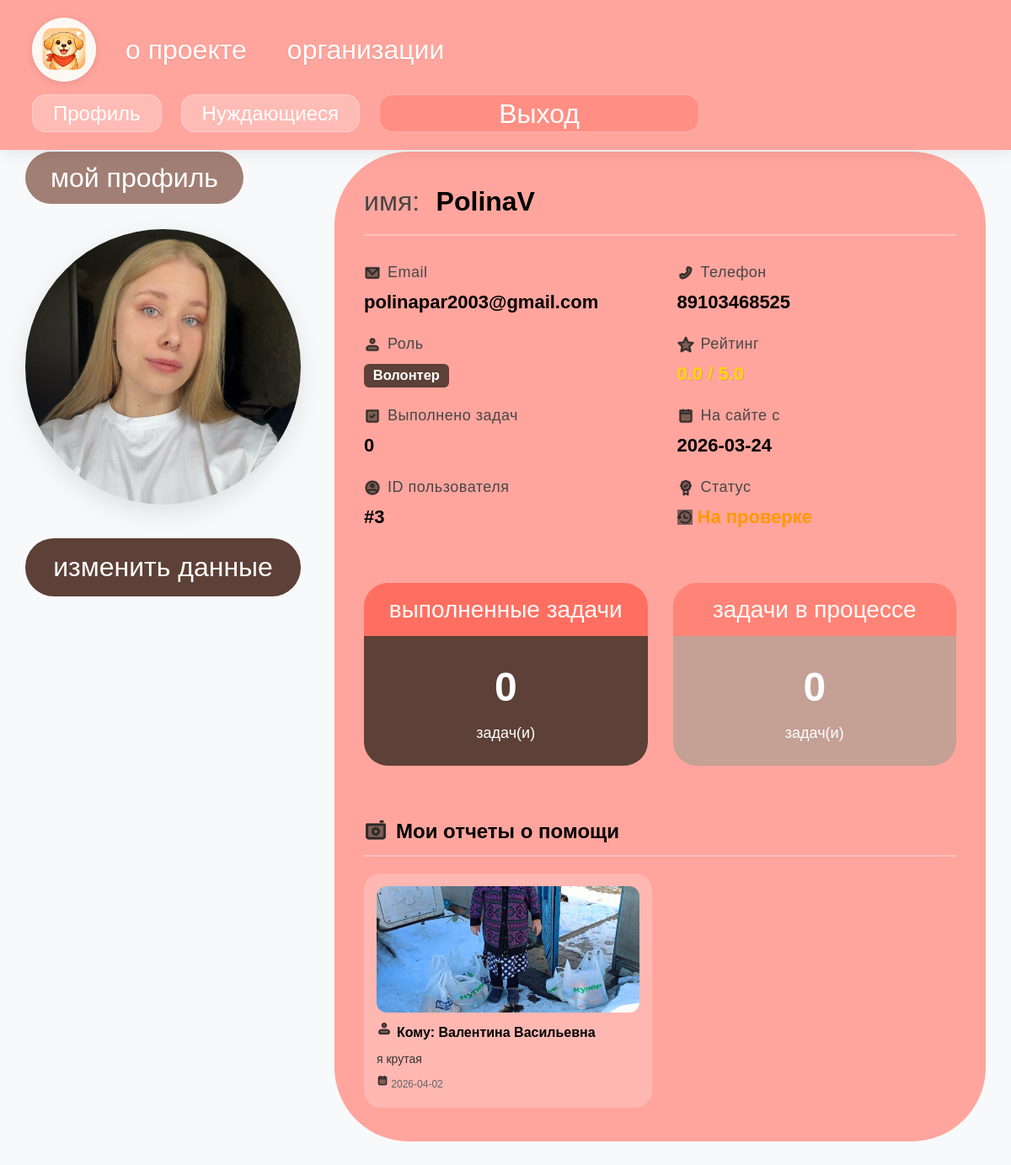
/dashboard (signed in), run on the app's committed database.
### tables this page shows
CREATE TABLE users (id INTEGER PRIMARY KEY AUTOINCREMENT UNIQUE NOT NULL, name TEXT NOT NULL, email TEXT UNIQUE NOT NULL, password TEXT UNIQUE NOT NULL, photo TEXT, role TEXT NOT NULL, is_verified INTEGER DEFAULT (0), rating REAL DEFAULT (0), completed_tasks INTEGER DEFAULT (0), organization_name TEXT, organization_description TEXT, created_at TEXT, last_login TEXT, phone TEXT UNIQUE);

CREATE TABLE reports (id INTEGER PRIMARY KEY AUTOINCREMENT UNIQUE NOT NULL, user_id INTEGER NOT NULL, needy_id INTEGER NOT NULL, photo TEXT NOT NULL, text TEXT NOT NULL, created_at TEXT NOT NULL, task_id INTEGER REFERENCES help_tasks (id), status TEXT DEFAULT pending, approved_at TEXT, approved_by INTEGER REFERENCES users (id), FOREIGN KEY (user_id) REFERENCES users (id), FOREIGN KEY (needy_id) REFERENCES needies (id));

CREATE TABLE needies (id INTEGER PRIMARY KEY AUTOINCREMENT UNIQUE NOT NULL, name TEXT NOT NULL, tag TEXT NOT NULL, photo TEXT NOT NULL, description TEXT, address TEXT, funds_collected REAL DEFAULT 0 NOT NULL, help_info TEXT NOT NULL, lat TEXT, lng TEXT, created_by INTEGER REFERENCES users (id), created_at TEXT, is_active INTEGER DEFAULT (1), urgency_level INTEGER DEFAULT (2), status TEXT DEFAULT pending, organization_id INTEGER REFERENCES users (id), goal INTEGER);

### app.py (the view, shortened to what this page needs)
@app.route('/dashboard')
def dashboard():
    if 'user_id' not in session:
        return redirect(url_for('login'))
    with sqlite3.connect(DB_NAME) as conn:
        c = conn.cursor()
        c.execute('''SELECT id, name, email, phone, role, photo, rating, completed_tasks,
                            created_at, is_verified, organization_description
                     FROM users WHERE id = ?''', (session['user_id'],))
        user_data = c.fetchone()
        if not user_data:
            session.clear()
            return redirect(url_for('login'))
        c.execute('''SELECT r.text, r.photo, r.created_at, n.name as needy_name
                     FROM reports r
                     JOIN needies n ON n.id = r.needy_id
                     WHERE r.user_id = ?
                     ORDER BY r.created_at DESC
                     LIMIT 10''', (session['user_id'],))
        reports_data = c.fetchall()
        reports = []
        for r in reports_data:
            reports.append({
                'text': r[0],
                'photo': r[1],
                'created_at': r[2],
                'needy_name': r[3]
            })
        c.execute('''SELECT id, title, description, status
                     FROM help_tasks
                     WHERE assigned_to = ? AND status IN ('pending', 'in_progress')
                     ORDER BY created_at DESC
                     LIMIT 5''', (session['user_id'],))
        tasks_data = c.fetchall()
        active_tasks = []
        in_progress_count = 0
        completed_tasks_count = user_data[7] if user_data[7] else 0
        user_rating = user_data[6] if user_data[6] else 0
        is_verified = user_data[9] if user_data[9] else 0
        return render_template('dashboard.html',
                               user_id=user_data[0],
                               user_name=user_data[1],
                               user_email=user_data[2],
                               user_phone=user_data[3],
                               user_role=user_data[4],
                               user_photo=user_data[5],
                               user_rating=user_rating,
                               completed_tasks=completed_tasks_count,
                               in_progress_tasks=in_progress_count,
                               created_at=user_data[8],
                               is_verified=is_verified,
                               organization_description=user_data[10] if len(user_data) > 10 else None,
                               reports=reports,
                               active_tasks=active_tasks)

### templates/dashboard.html (shortened to what this page needs)
{% extends "layout.html" %}
{% block content %}
<div class="profile-page">
    <div class="profile-container">
        <div class="profile-flex">
            <div class="profile-left">
                <div class="profile-title-badge">
                    <span>мой профиль</span>
                </div>
                <div class="profile-photo">
                    {% if user_photo %}
                        <img src="/{{ user_photo }}" alt="Фото профиля">
                    {% else %}
                        <img src="https://via.placeholder.com/327x327?text=Фото" alt="Фото профиля">
                    {% endif %}
                </div>
                <button class="edit-profile-btn" onclick="showEditModal()">
                    <span>изменить данные</span>
                </button>
            </div>
            <div class="profile-right">
                <div class="info-block">
                    <div class="user-name-header">
                        <span class="user-name-label">имя:</span>
                        <span class="user-name">{{ user_name }}</span>
                    </div>
                    <div class="info-grid">
                        <div class="info-item">
                            <span class="info-label"><img src="static/Email.png" alt="email"> Email</span>
                            <span class="info-value">{{ user_email }}</span>
                        </div>
                        <div class="info-item">
                            <span class="info-label"><img src="static/Phone.png" alt="phone"> Телефон</span>
                            <span class="info-value">{{ user_phone or 'Не указан' }}</span>
                        </div>
                        <div class="info-item">
                            <span class="info-label"><img src="static/Profile.png" alt="role"> Роль</span>
                            <span class="info-value">
                                {% if user_role == 'admin' %}
                                    <span class="badge badge-admin">Администратор</span>
                                {% elif user_role == 'organization' %}
                                    <span class="badge badge-organization">Организация</span>
                                {% else %}
                                    <span class="badge badge-volunteer">Волонтер</span>
                                {% endif %}
                            </span>
                        </div>
                        <div class="info-item">
                            <span class="info-label"><img src="static/Star.png" alt="rating"> Рейтинг</span>
                            <span class="info-value rating">
                                {{ "%.1f"|format(user_rating) }} / 5.0
                            </span>
                        </div>
                        <div class="info-item">
                            <span class="info-label"><img src="static/CheckSquare.png" alt="completed"> Выполнено задач</span>
                            <span class="info-value">{{ completed_tasks }}</span>
                        </div>
                        <div class="info-item">
                            <span class="info-label"><img src="static/Calendar.png" alt="calendar"> На сайте с</span>
                            <span class="info-value">{{ created_at[:10] if created_at else 'Недавно' }}</span>
                        </div>
                        <div class="info-item">
                            <span class="info-label"><img src="static/ProfileCircle.png" alt="id"> ID пользователя</span>
                            <span class="info-value">#{{ user_id }}</span>
                        </div>
                        <div class="info-item">
                            <span class="info-label"><img src="static/Certificate.png" alt="status"> Статус</span>
                            <span class="info-value">
                                {% if is_verified %}
                                    <span class="status-verified" style="color: #4CAF50;"><img src="static/CheckSquare.png" alt="check" style="width: 18px; height: 18px;"> Подтвержден</span>
                                {% else %}
                                    <span class="status-pending-check" style="color: #FF9800;"><img src="static/History.png" alt="pending" style="width: 18px; height: 18px;"> На проверке</span>
                                {% endif %}
                            </span>
                        </div>
                    </div>
                    <div class="stats-row">
                        <div class="stat-card">
                            <div class="stat-header completed">
                                <h3>выполненные задачи</h3>
                            </div>
                            <div class="stat-content">
                                <div>
                                    <div class="stat-number">{{ completed_tasks }}</div>
                                    <div class="stat-label">задач(и)</div>
                                </div>
                            </div>
                        </div>
                        <div class="stat-card">
                            <div class="stat-header">
                                <h3>задачи в процессе</h3>
                            </div>
                            <div class="stat-content in-progress">
                                <div>
                                    <div class="stat-number">{{ in_progress_tasks }}</div>
                                    <div class="stat-label">задач(и)</div>
                                </div>
                            </div>
                        </div>
                    </div>
                    <div class="reports-section">
                        <div class="tasks-title"><img src="static/Camera.png" alt="reports"> Мои отчеты о помощи</div>
                        {% if reports %}
                        <div class="reports-grid">
                            {% for report in reports %}
                            <div class="report-card">
                                {% if report.photo %}
                                    <img src="/{{ report.photo }}" alt="Фото отчета">
                                {% else %}
                                    <img src="https://via.placeholder.com/280x150?text=Нет+фото" alt="Нет фото">
                                {% endif %}
                                <div class="report-needy"><img src="static/Profile.png" alt="user"> Кому: {{ report.needy_name }}</div>
                                <div class="report-text">{{ report.text[:100] }}{% if report.text|length > 100 %}...{% endif %}</div>
                                <div class="report-text" style="font-size: 12px; color: #666; margin-top: 8px;">
                                    <img src="static/Calendar.png" alt="date" style="width: 14px; height: 14px;"> {{ report.created_at[:10] if report.created_at else '' }}
                                </div>
                            </div>
                            {% endfor %}
                        </div>
                        {% endif %}
                    </div>
                </div>
            </div>
        </div>
    </div>
</div>
{% endblock %}

### static/style.css (style rules this page uses)
body { padding-top: 60px; background-color: #f8f9fa; font-family: 'Segoe UI', Tahoma, Geneva, Verdana, sans-serif; }
h2, h3, h4 { color: #3338D5; }

### data on the page
users: name "PolinaV", email "polinapar2003@gmail.com", phone "89103468525", created_at "2026-03-24"
reports: needy_name "Валентина Васильевна", text "я крутая", created_at "2026-04-02"

### other printed values
{{ "%.1f"|format(user_rating) }} "0.0"
{{ completed_tasks }} "0"
{{ user_id }} "3"
{{ in_progress_tasks }} "0"
